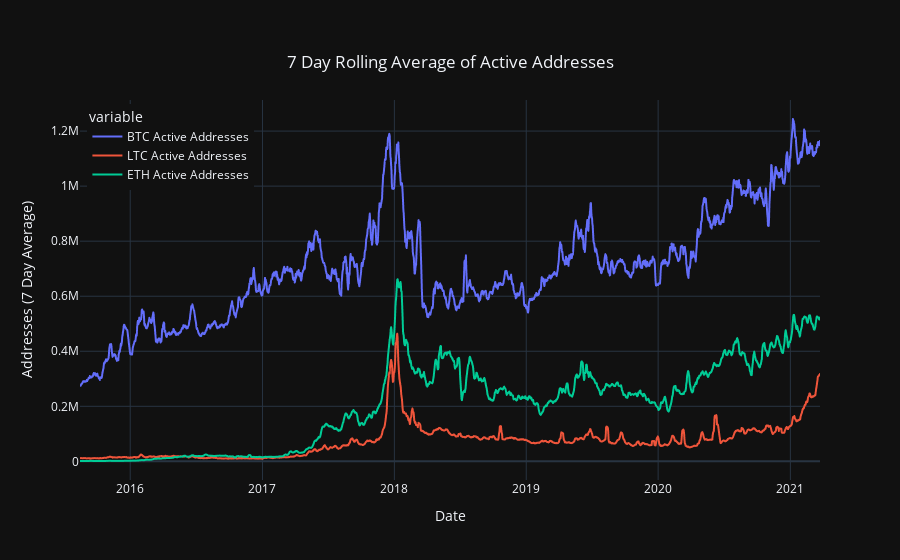

Notebook code cell kept with this figure:
### Markdown cell above
## Plot of Daily Active Addresses for Each Coin

### Code cell
# 7 Day Average of Active Addresses Plot
active_addresses_plot = px.line(active_addresses_rolling_7day_avg_data, 
                                labels = {"value": "Addresses (7 Day Average)"}, 
                                title="Daily Active Addresses", 
                                template = 'plotly_dark')
active_addresses_plot.update_layout(
    legend=dict(yanchor="top", y=0.99, xanchor="left", x=0.01), 
    title={'text': "7 Day Rolling Average of Active Addresses",'y':0.9,'x':0.5, 'xanchor': 'center', 'yanchor': 'top'})
active_addresses_plot

### Figure 1 — Plotly figure (JSON) as saved in the notebook; plotly's stock layout.template omitted (floating-point values rounded to 4 significant figures; data arrays with more than 128 entries replaced by an {"elided": "..."} marker saying what was removed)
{"data": [{"hovertemplate": "variable=BTC Active Addresses<br>Date=%{x}<br>Addresses (7 Day Average)=%{y}<extra></extra>", "legendgroup": "BTC Active Addresses", "line": {"color": "#636efa", "dash": "solid"}, "mode": "lines", "name": "BTC Active Addresses", "showlegend": true, "type": "scattergl", "x": {"elided": "2044 str values"}, "xaxis": "x", "y": {"elided": "2044 float values"}, "yaxis": "y"}, {"hovertemplate": "variable=LTC Active Addresses<br>Date=%{x}<br>Addresses (7 Day Average)=%{y}<extra></extra>", "legendgroup": "LTC Active Addresses", "line": {"color": "#EF553B", "dash": "solid"}, "mode": "lines", "name": "LTC Active Addresses", "showlegend": true, "type": "scattergl", "x": {"elided": "2044 str values"}, "xaxis": "x", "y": {"elided": "2044 float values"}, "yaxis": "y"}, {"hovertemplate": "variable=ETH Active Addresses<br>Date=%{x}<br>Addresses (7 Day Average)=%{y}<extra></extra>", "legendgroup": "ETH Active Addresses", "line": {"color": "#00cc96", "dash": "solid"}, "mode": "lines", "name": "ETH Active Addresses", "showlegend": true, "type": "scattergl", "x": {"elided": "2044 str values"}, "xaxis": "x", "y": {"elided": "2044 float values"}, "yaxis": "y"}], "layout": {"autosize": true, "legend": {"title": {"text": "variable"}, "tracegroupgap": 0, "x": 0.01, "xanchor": "left", "y": 0.99, "yanchor": "top"}, "title": {"text": "7 Day Rolling Average of Active Addresses", "x": 0.5, "xanchor": "center", "y": 0.9, "yanchor": "top"}, "xaxis": {"anchor": "y", "autorange": true, "domain": [0, 1], "range": ["2015-08-15", "2021-03-24"], "title": {"text": "Date"}, "type": "date"}, "yaxis": {"anchor": "x", "autorange": true, "domain": [0, 1], "range": [-67780.0, 1313000.0], "title": {"text": "Addresses (7 Day Average)"}, "type": "linear"}}}
